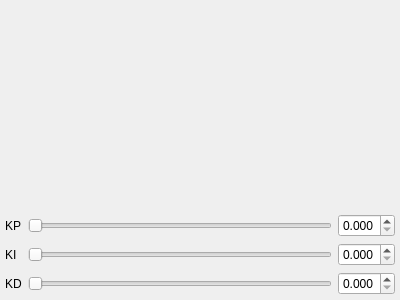
<?xml version="1.0" encoding="UTF-8"?>
<ui version="4.0">
 <class>MainWindow</class>
 <widget class="QMainWindow" name="MainWindow">
  <property name="geometry">
   <rect>
    <x>0</x>
    <y>0</y>
    <width>400</width>
    <height>300</height>
   </rect>
  </property>
  <property name="windowTitle">
   <string>PID Simulator</string>
  </property>
  <widget class="QWidget" name="centralWidget">
   <layout class="QVBoxLayout" name="verticalLayout">
    <property name="spacing">
     <number>4</number>
    </property>
    <property name="leftMargin">
     <number>5</number>
    </property>
    <property name="topMargin">
     <number>5</number>
    </property>
    <property name="rightMargin">
     <number>5</number>
    </property>
    <property name="bottomMargin">
     <number>5</number>
    </property>
    <item>
     <widget class="QtCharts::QChartView" name="chartView" native="true">
      <property name="sizePolicy">
       <sizepolicy hsizetype="Expanding" vsizetype="Expanding">
        <horstretch>0</horstretch>
        <verstretch>0</verstretch>
       </sizepolicy>
      </property>
     </widget>
    </item>
    <item>
     <layout class="QGridLayout" name="gridLayout">
      <item row="1" column="0">
       <widget class="QLabel" name="label_2">
        <property name="text">
         <string>KI</string>
        </property>
       </widget>
      </item>
      <item row="0" column="0">
       <widget class="QLabel" name="label">
        <property name="text">
         <string>KP</string>
        </property>
       </widget>
      </item>
      <item row="2" column="0">
       <widget class="QLabel" name="label_3">
        <property name="text">
         <string>KD</string>
        </property>
       </widget>
      </item>
      <item row="2" column="1">
       <widget class="QSlider" name="silderKd">
        <property name="sizePolicy">
         <sizepolicy hsizetype="Expanding" vsizetype="Fixed">
          <horstretch>0</horstretch>
          <verstretch>0</verstretch>
         </sizepolicy>
        </property>
        <property name="maximum">
         <number>1000</number>
        </property>
        <property name="pageStep">
         <number>1</number>
        </property>
        <property name="orientation">
         <enum>Qt::Horizontal</enum>
        </property>
       </widget>
      </item>
      <item row="1" column="1">
       <widget class="QSlider" name="silderKi">
        <property name="sizePolicy">
         <sizepolicy hsizetype="Expanding" vsizetype="Fixed">
          <horstretch>0</horstretch>
          <verstretch>0</verstretch>
         </sizepolicy>
        </property>
        <property name="maximum">
         <number>1000</number>
        </property>
        <property name="pageStep">
         <number>1</number>
        </property>
        <property name="orientation">
         <enum>Qt::Horizontal</enum>
        </property>
       </widget>
      </item>
      <item row="1" column="2">
       <widget class="QDoubleSpinBox" name="spinBoxKi">
        <property name="decimals">
         <number>3</number>
        </property>
        <property name="maximum">
         <double>1.000000000000000</double>
        </property>
       </widget>
      </item>
      <item row="2" column="2">
       <widget class="QDoubleSpinBox" name="spinBoxKd">
        <property name="decimals">
         <number>3</number>
        </property>
        <property name="maximum">
         <double>5.000000000000000</double>
        </property>
       </widget>
      </item>
      <item row="0" column="1">
       <widget class="QSlider" name="silderKp">
        <property name="sizePolicy">
         <sizepolicy hsizetype="Expanding" vsizetype="Fixed">
          <horstretch>0</horstretch>
          <verstretch>0</verstretch>
         </sizepolicy>
        </property>
        <property name="maximum">
         <number>1000</number>
        </property>
        <property name="pageStep">
         <number>1</number>
        </property>
        <property name="orientation">
         <enum>Qt::Horizontal</enum>
        </property>
       </widget>
      </item>
      <item row="0" column="2">
       <widget class="QDoubleSpinBox" name="spinBoxKp">
        <property name="decimals">
         <number>3</number>
        </property>
        <property name="maximum">
         <double>5.000000000000000</double>
        </property>
       </widget>
      </item>
     </layout>
    </item>
   </layout>
  </widget>
 </widget>
 <layoutdefault spacing="6" margin="11"/>
 <customwidgets>
  <customwidget>
   <class>QtCharts::QChartView</class>
   <extends>QWidget</extends>
   <header location="global">qtcharts/qchartview.h</header>
   <container>1</container>
  </customwidget>
 </customwidgets>
 <resources/>
 <connections/>
</ui>
